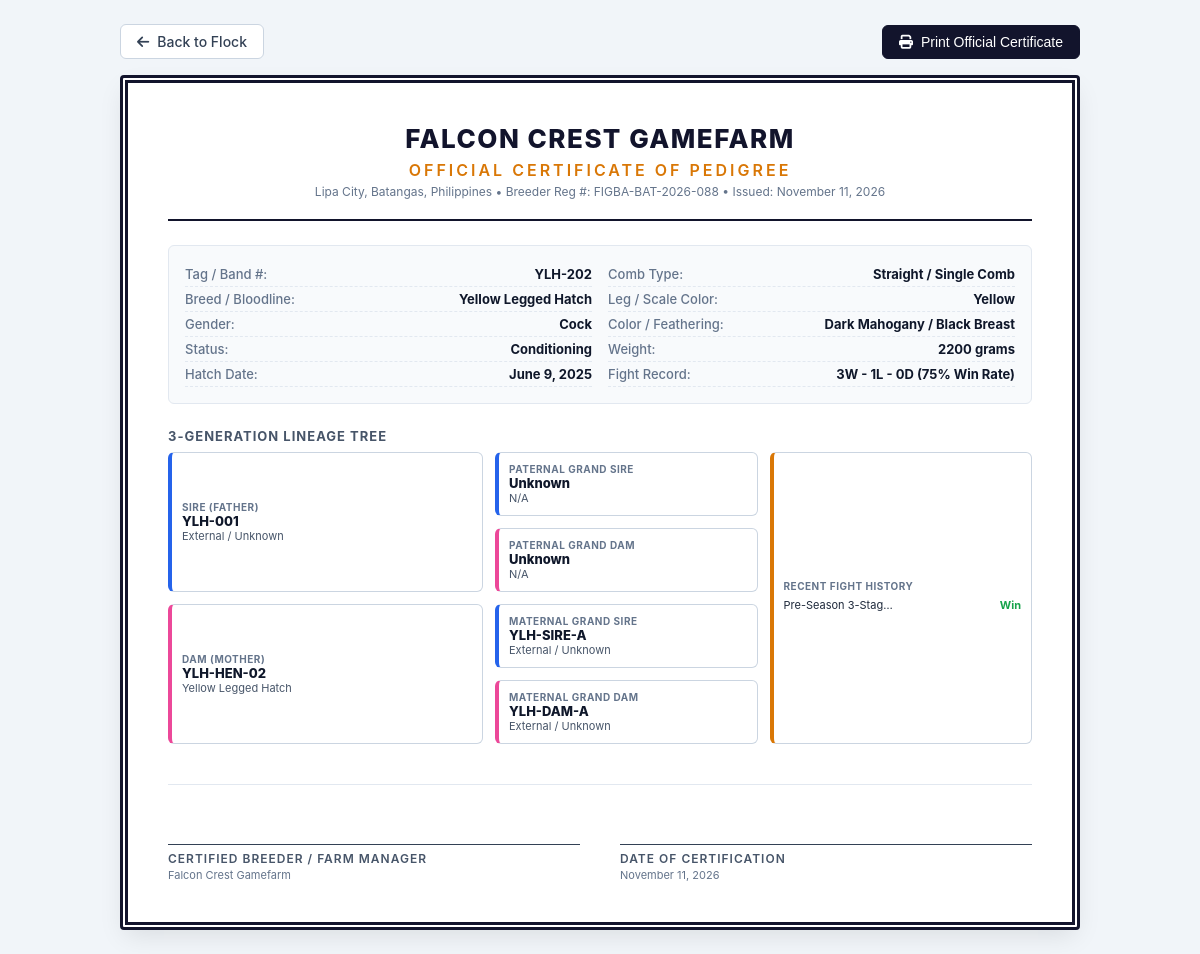
Screenshot of /info/pedigree/2/certificate/ (signed in) with the database file from the repository.
### apps/users/models.py (models this page shows, shortened)
class UserProfile(models.Model):
    user = models.OneToOneField(User, on_delete=models.CASCADE, related_name='profile')
    farm_name = models.CharField(max_length=150, blank=True, default='')
    contact_number = models.CharField(max_length=30, blank=True, default='')
    location = models.CharField(max_length=200, blank=True, default='')
    association_id = models.CharField(
        max_length=100,
        blank=True,
        default='',
        help_text="FIGBA, NFGB, or local club membership ID",
    )
    bio = models.TextField(blank=True, default='')

### apps/info/models.py (models this page shows, shortened)
class FlockMember(models.Model):
    STATUS_CHOICES = [
        ('Active', 'Active'),
        ('Conditioning', 'Conditioning'),
        ('Broodcock', 'Broodcock'),
        ('Broodhen', 'Broodhen'),
        ('Retired', 'Retired'),
    ]
    GENDER_CHOICES = [
        ('Stag', 'Stag'),
        ('Cock', 'Cock'),
        ('Pullet', 'Pullet'),
        ('Hen', 'Hen'),
    ]
    COMB_CHOICES = [
        ('Pea', 'Pea Comb'),
        ('Straight', 'Straight / Single Comb'),
        ('Strawberry', 'Strawberry Comb'),
        ('Walnut', 'Walnut Comb'),
        ('Cushion', 'Cushion Comb'),
        ('Other', 'Other'),
    ]
    LEG_COLOR_CHOICES = [
        ('Yellow', 'Yellow'),
        ('Green', 'Green'),
        ('White', 'White'),
        ('Blue/Slate', 'Blue / Slate'),
        ('Lead', 'Lead / Dark'),
        ('Other', 'Other'),
    ]
    user = models.ForeignKey(User, on_delete=models.CASCADE, related_name='flock_members')
    tag_number = models.CharField(max_length=50)
    breed = models.ForeignKey(Breed, on_delete=models.SET_NULL, null=True, blank=True, related_name='birds')
    gender = models.CharField(max_length=10, choices=GENDER_CHOICES)
    birth_date = models.DateField(null=True, blank=True)
    sire = models.CharField(max_length=50, blank=True, null=True)
    dam = models.CharField(max_length=50, blank=True, null=True)
    status = models.CharField(max_length=20, choices=STATUS_CHOICES, default='Active')
    comb_type = models.CharField(max_length=20, choices=COMB_CHOICES, default='Pea', blank=True)
    leg_color = models.CharField(max_length=20, choices=LEG_COLOR_CHOICES, default='Yellow', blank=True)
    color = models.CharField(max_length=100, blank=True, help_text="Plumage / feather color")
    cage_number = models.CharField(max_length=50, blank=True, help_text="Pen, cord, or coop identifier")
    image = models.FileField(upload_to='birds/', blank=True, null=True, help_text="Photo of bird")
    weight_grams = models.PositiveIntegerField(null=True, blank=True, help_text="Weight in grams")
    wins = models.PositiveIntegerField(default=0, blank=True)
    losses = models.PositiveIntegerField(default=0, blank=True)
    draws = models.PositiveIntegerField(default=0, blank=True)
    created_at = models.DateTimeField(auto_now_add=True)
    class Meta:
        ordering = ['-created_at']
        constraints = [
            models.UniqueConstraint(fields=['user', 'tag_number'], name='unique_user_tag_number')
        ]
        indexes = [
            models.Index(fields=['user', 'status']),
            models.Index(fields=['user', 'tag_number']),
        ]
    @property
    def total_fights(self):
        return self.wins + self.losses + self.draws
    @property
    def win_rate(self):
        if self.total_fights:
            return round((self.wins / self.total_fights) * 100)
        return 0

class Breed(models.Model):
    name = models.CharField(max_length=100, unique=True)
    class Meta:
        ordering = ['name']

class FightRecord(models.Model):
    RESULT_CHOICES = [
        ('win', 'Win'),
        ('loss', 'Loss'),
        ('draw', 'Draw / Tinabla'),
        ('cancelled', 'Cancelled'),
    ]
    bird = models.ForeignKey(FlockMember, on_delete=models.CASCADE, related_name='fight_records')
    event_name = models.CharField(max_length=150, help_text="Derby, Hackfight, or Event name")
    fight_date = models.DateField()
    weight_grams = models.PositiveIntegerField(null=True, blank=True, help_text="Weight at fight time in grams")
    opponent = models.CharField(max_length=150, blank=True, help_text="Opponent tag or farm name")
    gaff_type = models.CharField(max_length=100, blank=True, help_text="Slasher knife specs")
    result = models.CharField(max_length=10, choices=RESULT_CHOICES)
    duration_seconds = models.PositiveIntegerField(null=True, blank=True, help_text="Duration in seconds")
    video_url = models.URLField(blank=True, help_text="Link to fight video / recording")
    notes = models.TextField(blank=True)
    created_at = models.DateTimeField(auto_now_add=True)
    class Meta:
        ordering = ['-fight_date', '-created_at']

### apps/info/views.py (the view)
# urls.py: path('pedigree/<int:pk>/certificate/', views.pedigree_certificate_page, name='pedigree_certificate'),
@login_required(login_url='login')
def pedigree_certificate_page(request, pk):
    bird = scoped_flock_member(request.user, pk)
    profile = getattr(request.user, 'profile', None)
    sire_node = _build_lineage_node(request.user, bird.sire)
    dam_node = _build_lineage_node(request.user, bird.dam)
    gp_pat_sire = _build_lineage_node(request.user, sire_node.get('sire'))
    gp_pat_dam = _build_lineage_node(request.user, sire_node.get('dam'))
    gp_mat_sire = _build_lineage_node(request.user, dam_node.get('sire'))
    gp_mat_dam = _build_lineage_node(request.user, dam_node.get('dam'))
    fights = bird.fight_records.order_by('-fight_date')[:5]
    return render(request, 'info/pedigree_certificate.html', {
        'bird': bird,
        'profile': profile,
        'sire': sire_node,
        'dam': dam_node,
        'gp_pat_sire': gp_pat_sire,
        'gp_pat_dam': gp_pat_dam,
        'gp_mat_sire': gp_mat_sire,
        'gp_mat_dam': gp_mat_dam,
        'fights': fights,
        'today': timezone.localdate(),
    })

### apps/core/scoping.py (called while the page is built)
def scoped_flock_members(user):
    return FlockMember.objects.filter(user=user)

def scoped_flock_member(user, pk):
    try:
        return get_object_or_404(scoped_flock_members(user), pk=pk)
    except (TypeError, ValueError) as exc:
        raise Http404('Flock member not found.') from exc

### apps/info/views.py (called while the page is built)
def _build_lineage_node(user, tag):
    if not tag:
        return {'tag': 'Unknown', 'breed': 'N/A', 'gender': '', 'color': '', 'sire': '', 'dam': ''}
    bird = scoped_flock_members(user).filter(tag_number__iexact=tag.strip()).select_related('breed').first()
    if bird:
        return {
            'tag': bird.tag_number,
            'breed': bird.breed.name if bird.breed else 'N/A',
            'gender': bird.gender,
            'color': bird.color or '',
            'sire': bird.sire or '',
            'dam': bird.dam or '',
        }
    return {'tag': tag.strip(), 'breed': 'External / Unknown', 'gender': '', 'color': '', 'sire': '', 'dam': ''}

### templates/info/pedigree_certificate.html (shortened to what this page needs)
<!DOCTYPE html>
<html lang="en">
<head>
  <link rel="stylesheet" href="https://cdnjs.cloudflare.com/ajax/libs/font-awesome/6.4.0/css/all.min.css">
</head>
<body>
  <div class="print-bar">
    <a href="{% url 'info:info_list' %}" class="btn">
      <i class="fa fa-arrow-left"></i> Back to Flock
    </a>
    <button onclick="window.print()" class="btn btn-primary">
      <i class="fa fa-print"></i> Print Official Certificate
    </button>
  </div>
  <div class="certificate-sheet">
    <div class="cert-header">
      <div class="farm-name">{{ profile.farm_name|default:"FLOCKCARE REGISTERED GAMEFOWL" }}</div>
      <div class="cert-title">Official Certificate of Pedigree</div>
      <div class="farm-meta">
        {% if profile.location %}{{ profile.location }} &bull; {% endif %}
        {% if profile.association_id %}Breeder Reg #: {{ profile.association_id }} &bull; {% endif %}
        Issued: {{ today|date:"F j, Y" }}
      </div>
    </div>
    <div class="bird-overview">
      <div>
        <div class="overview-row">
          <span class="overview-label">Tag / Band #:</span>
          <span class="overview-value">{{ bird.tag_number }}</span>
        </div>
        <div class="overview-row">
          <span class="overview-label">Breed / Bloodline:</span>
          <span class="overview-value">{{ bird.breed.name|default:"Pure / Cross" }}</span>
        </div>
        <div class="overview-row">
          <span class="overview-label">Gender:</span>
          <span class="overview-value">{{ bird.gender }}</span>
        </div>
        <div class="overview-row">
          <span class="overview-label">Status:</span>
          <span class="overview-value">{{ bird.status }}</span>
        </div>
        <div class="overview-row">
          <span class="overview-label">Hatch Date:</span>
          <span class="overview-value">{{ bird.birth_date|default:"Unrecorded" }}</span>
        </div>
      </div>
      <div>
        <div class="overview-row">
          <span class="overview-label">Comb Type:</span>
          <span class="overview-value">{{ bird.get_comb_type_display }}</span>
        </div>
        <div class="overview-row">
          <span class="overview-label">Leg / Scale Color:</span>
          <span class="overview-value">{{ bird.get_leg_color_display }}</span>
        </div>
        <div class="overview-row">
          <span class="overview-label">Color / Feathering:</span>
          <span class="overview-value">{{ bird.color|default:"Standard" }}</span>
        </div>
        <div class="overview-row">
          <span class="overview-label">Weight:</span>
          <span class="overview-value">{% if bird.weight_grams %}{{ bird.weight_grams }} grams{% else %}N/A{% endif %}</span>
        </div>
        <div class="overview-row">
          <span class="overview-label">Fight Record:</span>
          <span class="overview-value">{{ bird.wins }}W - {{ bird.losses }}L - {{ bird.draws }}D ({{ bird.win_rate }}% Win Rate)</span>
        </div>
      </div>
    </div>
    <h4 style="font-size: 13px; text-transform: uppercase; letter-spacing: 1px; color: #475569; margin-bottom: 8px;">
      3-Generation Lineage Tree
    </h4>
    <div class="tree-grid">
      <div class="tree-column">
        <div class="tree-card is-sire">
          <div class="node-title">Sire (Father)</div>
          <div class="node-tag">{{ sire.tag }}</div>
          <div class="node-breed">{{ sire.breed }}</div>
        </div>
        <div class="tree-card is-dam">
          <div class="node-title">Dam (Mother)</div>
          <div class="node-tag">{{ dam.tag }}</div>
          <div class="node-breed">{{ dam.breed }}</div>
        </div>
      </div>
      <div class="tree-column">
        <div class="tree-card is-sire">
          <div class="node-title">Paternal Grand Sire</div>
          <div class="node-tag">{{ gp_pat_sire.tag }}</div>
          <div class="node-breed">{{ gp_pat_sire.breed }}</div>
        </div>
        <div class="tree-card is-dam">
          <div class="node-title">Paternal Grand Dam</div>
          <div class="node-tag">{{ gp_pat_dam.tag }}</div>
          <div class="node-breed">{{ gp_pat_dam.breed }}</div>
        </div>
        <div class="tree-card is-sire">
          <div class="node-title">Maternal Grand Sire</div>
          <div class="node-tag">{{ gp_mat_sire.tag }}</div>
          <div class="node-breed">{{ gp_mat_sire.breed }}</div>
        </div>
        <div class="tree-card is-dam">
          <div class="node-title">Maternal Grand Dam</div>
          <div class="node-tag">{{ gp_mat_dam.tag }}</div>
          <div class="node-breed">{{ gp_mat_dam.breed }}</div>
        </div>
      </div>
      <div class="tree-column">
        <div class="tree-card" style="border-left-color: #d97706;">
          <div class="node-title">Recent Fight History</div>
          {% if fights %}
            <div style="font-size: 11px; margin-top: 6px;">
              {% for f in fights %}
                <div style="margin-bottom: 4px; display: flex; justify-content: space-between;">
                  <span>{{ f.event_name|truncatechars:18 }}</span>
                  <strong style="color: {% if f.result == 'win' %}#16a34a{% elif f.result == 'loss' %}#dc2626{% else %}#d97706{% endif %};">
                    {{ f.get_result_display }}
                  </strong>
                </div>
              {% endfor %}
            </div>
          {% else %}
            <div style="color: #94a3b8; font-size: 11px; margin-top: 6px;">
              No sanctioned fights recorded yet.
            </div>
          {% endif %}
        </div>
      </div>
    </div>
    <div class="cert-footer">
      <div>
        <div class="signature-line"></div>
        <div class="signature-label">Certified Breeder / Farm Manager</div>
        <div style="font-size: 11px; color: #64748b; margin-top: 2px;">
          {{ profile.farm_name|default:user.get_full_name|default:user.username }}
        </div>
      </div>
      <div>
        <div class="signature-line"></div>
        <div class="signature-label">Date of Certification</div>
        <div style="font-size: 11px; color: #64748b; margin-top: 2px;">
          {{ today|date:"F j, Y" }}
        </div>
      </div>
    </div>
  </div>
</body>
</html>

### templates/info/pedigree_certificate.html (style rules this page uses)
:root { --primary: #12142c; --accent: #f59e0b; --border: #e2e8f0; --bg: #f8fafc; }
* { box-sizing: border-box; margin: 0; padding: 0; }
body { font-family: -apple-system, BlinkMacSystemFont, "Segoe UI", Roboto, "Helvetica Neue", Arial, sans-serif; background: #f1f5f9; color: #1e293b; padding: 24px; }
.print-bar { max-width: 960px; margin: 0 auto 16px auto; display: flex; justify-content: space-between; align-items: center; }
.btn { display: inline-flex; align-items: center; gap: 8px; padding: 8px 16px; border-radius: 6px; font-size: 14px; font-weight: 500; text-decoration: none; cursor: pointer; border: 1px solid #cbd5e1; background: #ffffff; color: #334155; }
.btn-primary { background: #12142c; color: #ffffff; border-color: #12142c; }
.certificate-sheet { max-width: 960px; margin: 0 auto; background: #ffffff; border: 8px double #12142c; padding: 40px; border-radius: 4px; box-shadow: 0 10px 25px -5px rgba(0, 0, 0, 0.1); position: relative; }
.cert-header { text-align: center; border-bottom: 2px solid #12142c; padding-bottom: 20px; margin-bottom: 24px; }
.farm-name { font-size: 26px; font-weight: 800; letter-spacing: 1.5px; text-transform: uppercase; color: #12142c; }
.cert-title { font-size: 16px; font-weight: 600; letter-spacing: 3px; text-transform: uppercase; color: #d97706; margin-top: 6px; }
.farm-meta { font-size: 12px; color: #64748b; margin-top: 4px; }
.bird-overview { display: grid; grid-template-columns: 1fr 1fr; gap: 16px; background: #f8fafc; border: 1px solid #e2e8f0; border-radius: 6px; padding: 16px; margin-bottom: 24px; }
.overview-row { display: flex; justify-content: space-between; padding: 4px 0; font-size: 13px; border-bottom: 1px dashed #e2e8f0; }
.overview-label { color: #64748b; font-weight: 500; }
.overview-value { color: #0f172a; font-weight: 700; }
.tree-grid { display: grid; grid-template-columns: 1.2fr 1fr 1fr; gap: 12px; margin-bottom: 24px; }
.tree-column { display: flex; flex-direction: column; gap: 12px; }
.tree-card { border: 1px solid #cbd5e1; border-radius: 6px; padding: 10px; background: #ffffff; font-size: 12px; flex: 1; display: flex; flex-direction: column; justify-content: center; border-left: 4px solid #12142c; }
.tree-card.is-sire { border-left-color: #2563eb; }
.tree-card.is-dam { border-left-color: #ec4899; }
.node-title { font-size: 10px; text-transform: uppercase; color: #64748b; font-weight: 700; letter-spacing: 0.5px; }
.node-tag { font-size: 13px; font-weight: 800; color: #0f172a; }
.node-breed { font-size: 11px; color: #475569; }
.cert-footer { display: grid; grid-template-columns: 1fr 1fr; gap: 40px; margin-top: 40px; padding-top: 20px; border-top: 1px solid #e2e8f0; }
.signature-line { border-bottom: 1px solid #334155; height: 40px; margin-bottom: 6px; }
.signature-label { font-size: 12px; color: #475569; text-transform: uppercase; letter-spacing: 1px; font-weight: 600; }

### rows the page displays
UserProfile: farm_name "FALCON CREST GAMEFARM", location "Lipa City, Batangas, Philippines", association_id "FIGBA-BAT-2026-088", farm_name "Falcon Crest Gamefarm"
FlockMember: tag_number "YLH-202", breed.name "Yellow Legged Hatch", gender "Cock", status "Conditioning", birth_date "June 9, 2025", comb_type "Straight / Single Comb", leg_color "Yellow", color "Dark Mahogany / Black Breast", weight_grams "2200", wins "3", losses "1", draws "0", win_rate "75", tag "YLH-001"
FlockMember: tag "YLH-HEN-02", tag "YLH-SIRE-A", tag "YLH-DAM-A"
Breed: breed "Yellow Legged Hatch"
FightRecord: event_name "Pre-Season 3-Stag…", result "Win"

### other values shown
{{ today|date:"F j, Y" }} "November 11, 2026"
{{ sire.breed }} "External / Unknown"
{{ gp_pat_sire.tag }} "Unknown"
{{ gp_pat_sire.breed }} "N/A"
{{ gp_pat_dam.tag }} "Unknown"
{{ gp_pat_dam.breed }} "N/A"
{{ gp_mat_sire.breed }} "External / Unknown"
{{ gp_mat_dam.breed }} "External / Unknown"
